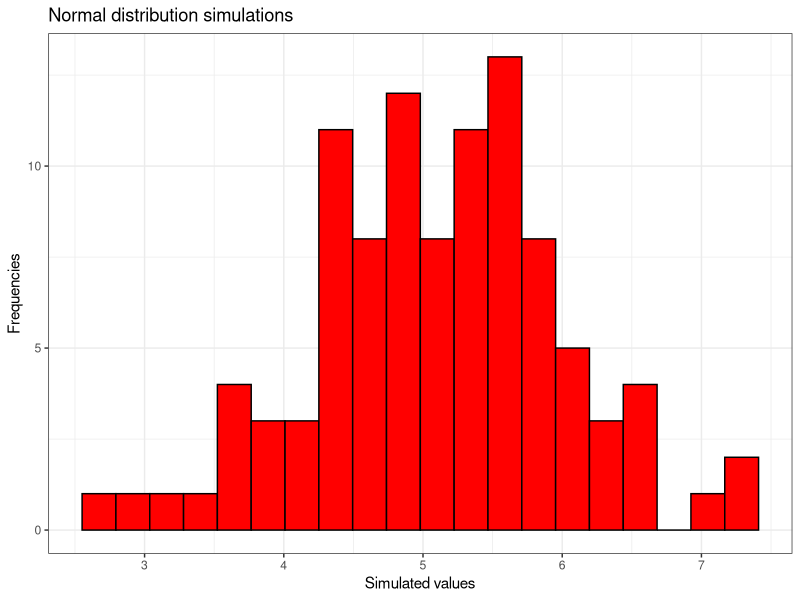
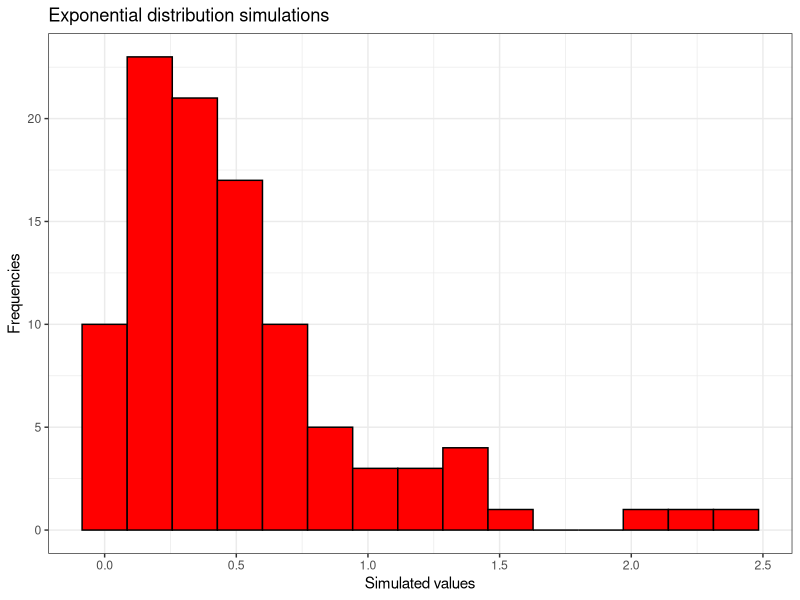
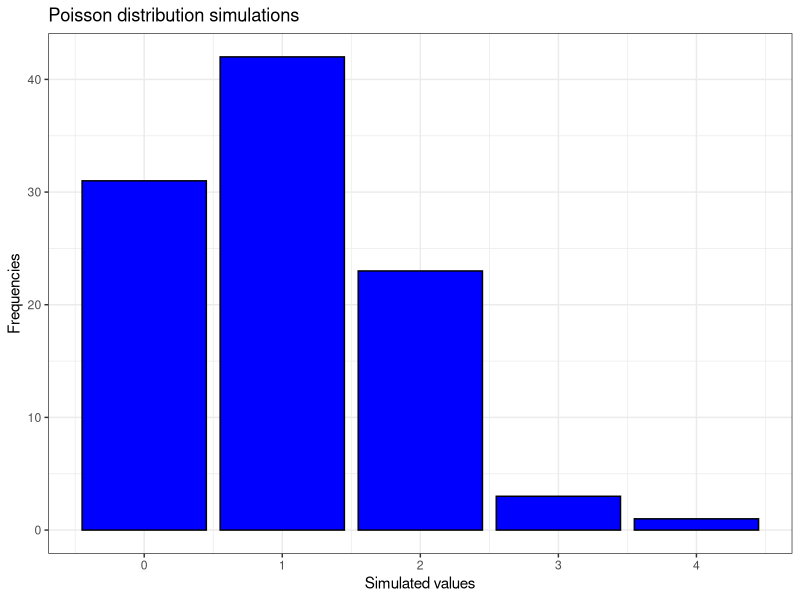
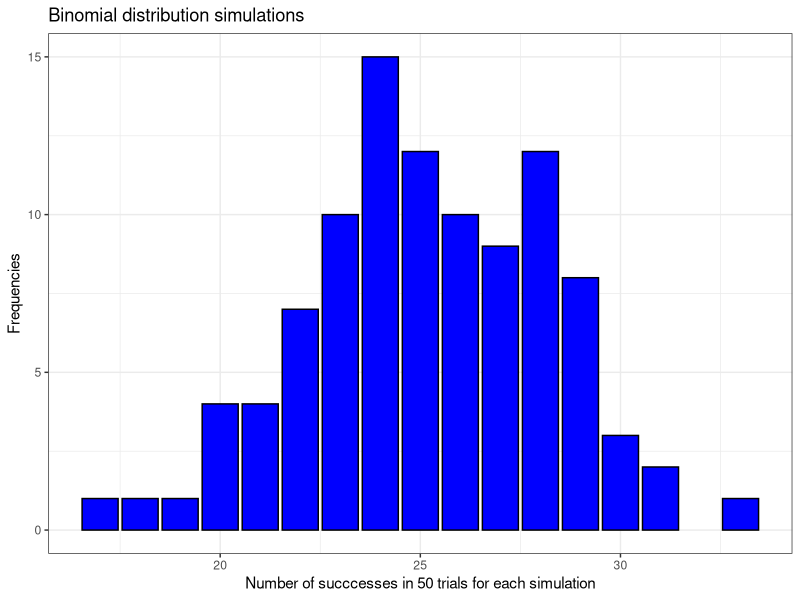
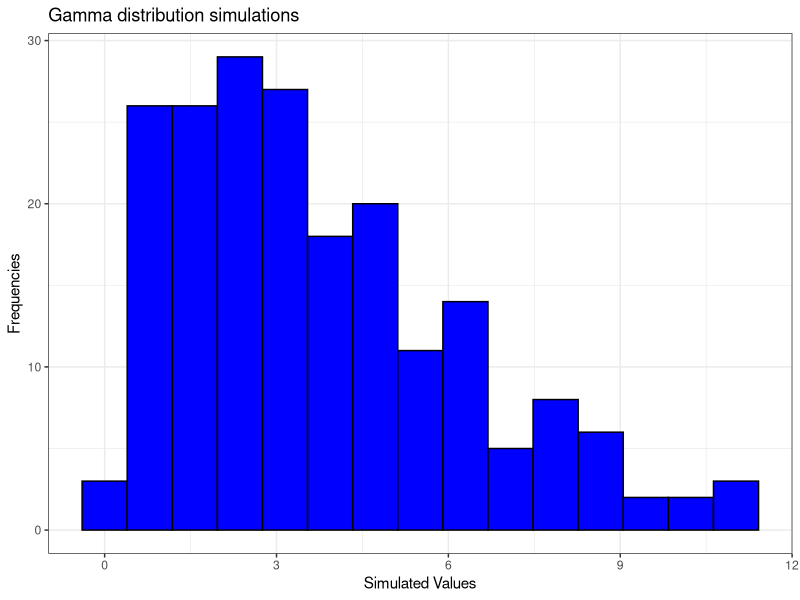
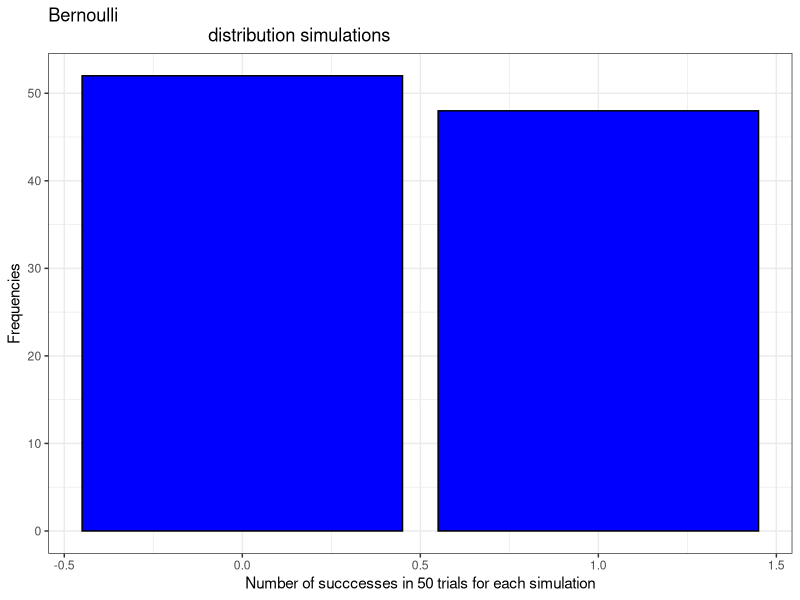

The R source for these figures, in order:
# Date: 15/03, Purpose: MS4034 Lab 7
#Want to predict the popularity of a song

#rnorm generates random data from a normal distribution

library(tidyverse)

# set seed and generate sample
set.seed(1)
norm_sample <- rnorm(n = 100, mean = 5, sd = 1)

# create histogram of sample
norm_sample %>%
  data.frame() %>%
  ggplot(aes(x = norm_sample)) + geom_histogram(bins = 20,
     color = "black", fill = "red") + xlab("Simulated values") +
  ylab("Frequencies") + ggtitle("Normal distribution simulations") +
  theme_bw()


#Simulating data from an exponential distribution
# set seed and generate sample
set.seed(1)
exp_sample <- rexp(n = 100, rate = 2)
# create histogram of sample
exp_sample %>%
  data.frame() %>%
  ggplot(aes(x = exp_sample)) + geom_histogram(bins = 15, color = "black",
                                               fill = "red") + xlab("Simulated values") + ylab("Frequencies") +
  ggtitle("Exponential distribution simulations") + theme_bw()

#Poisson distribution
# set seed and generate sample
set.seed(1)
pois_sample <- rpois(n = 100, lambda = 1)
# create histogram of sample
pois_sample %>%
  data.frame() %>%
  ggplot(aes(x = pois_sample)) + geom_bar(color = "black",
                                          fill = "blue") + xlab("Simulated values") + ylab("Frequencies") +
  ggtitle("Poisson distribution simulations") + theme_bw()

#Binomial distribution
# set seed and generate sample
set.seed(1)
binom_sample <- rbinom(n = 100, size = 50, prob = 0.5)
# create histogram of sample
binom_sample %>%
  data.frame() %>%
  ggplot(aes(x = binom_sample)) + geom_bar(color = "black",
                                           fill = "blue") + xlab("Number of succcesses in 50 trials for each simulation") +
  ylab("Frequencies") + ggtitle("Binomial distribution simulations") +
  theme_bw()

#Exercise 1 Gamma distribution
# set seed and generate sample
set.seed(1)
gamma_sample <- rgamma(n = 200,shape=2,scale=2)
# create histogram of sample
gamma_sample %>%
  data.frame() %>%
  ggplot(aes(x = gamma_sample)) + geom_histogram(bins=15,color = "black",
                  fill = "blue") + xlab("Simulated Values") +
  ylab("Frequencies") + ggtitle("Gamma distribution simulations") +
  theme_bw()

#Exercise 1 Bernoulli Distribution
#Binomial distribution
# set seed and generate sample
set.seed(1)
bernoulli_sample <- rbinom(n = 100, size = 1, prob = 0.5)
# create histogram of sample
bernoulli_sample %>%
  data.frame() %>%
  ggplot(aes(x = bernoulli_sample)) + geom_bar(color = "black",
                                           fill = "blue") + xlab("Number of succcesses in 50 trials for each simulation") +
  ylab("Frequencies") + ggtitle("Bernoulli 
                                distribution simulations") +
  theme_bw()

# Quantiles - Simliar to finding z values
qnorm(p = 1 - 0.05/2, mean = 0, sd = 1)

#How many people below the value of 1.96
pnorm(q=1.96,mean=0,sd=1)
pnorm(q=1.96,mean=0,sd=1,lower.tail=FALSE)

qbinom(p = 0.5, size = 50, prob = 0.25)

#Confidence Intervals
z_CI <- function(mu, s, n, alpha) {
  # mu is the sample mean s is the sample standard
  # deviation n is the sample size alpha is the
  # significance level e.g. alpha=100-95=5% for a 95% CI
  # get z value using quantile function for normal
  # distribution
  z_value <- qnorm(1 - alpha/2)
  Ci_lower <- mu - z_value * s/sqrt(n) # calculate lower CI bound
  Ci_upper <- mu + z_value * s/sqrt(n) # calculate upper CI bound
  Ci <- c(Ci_lower, Ci_upper) # create vector of upper and lower CI bounds
  # function returns the confidence interval
  return(Ci)
}

# calculate the inputs for our z_CI function
x_bar <- mean(exp_sample)
s <- sd(exp_sample)
n <- 100
alpha = 1 - 0.95
# calculate the confidence interval using our function
z_CI(x_bar, s, n, alpha)




